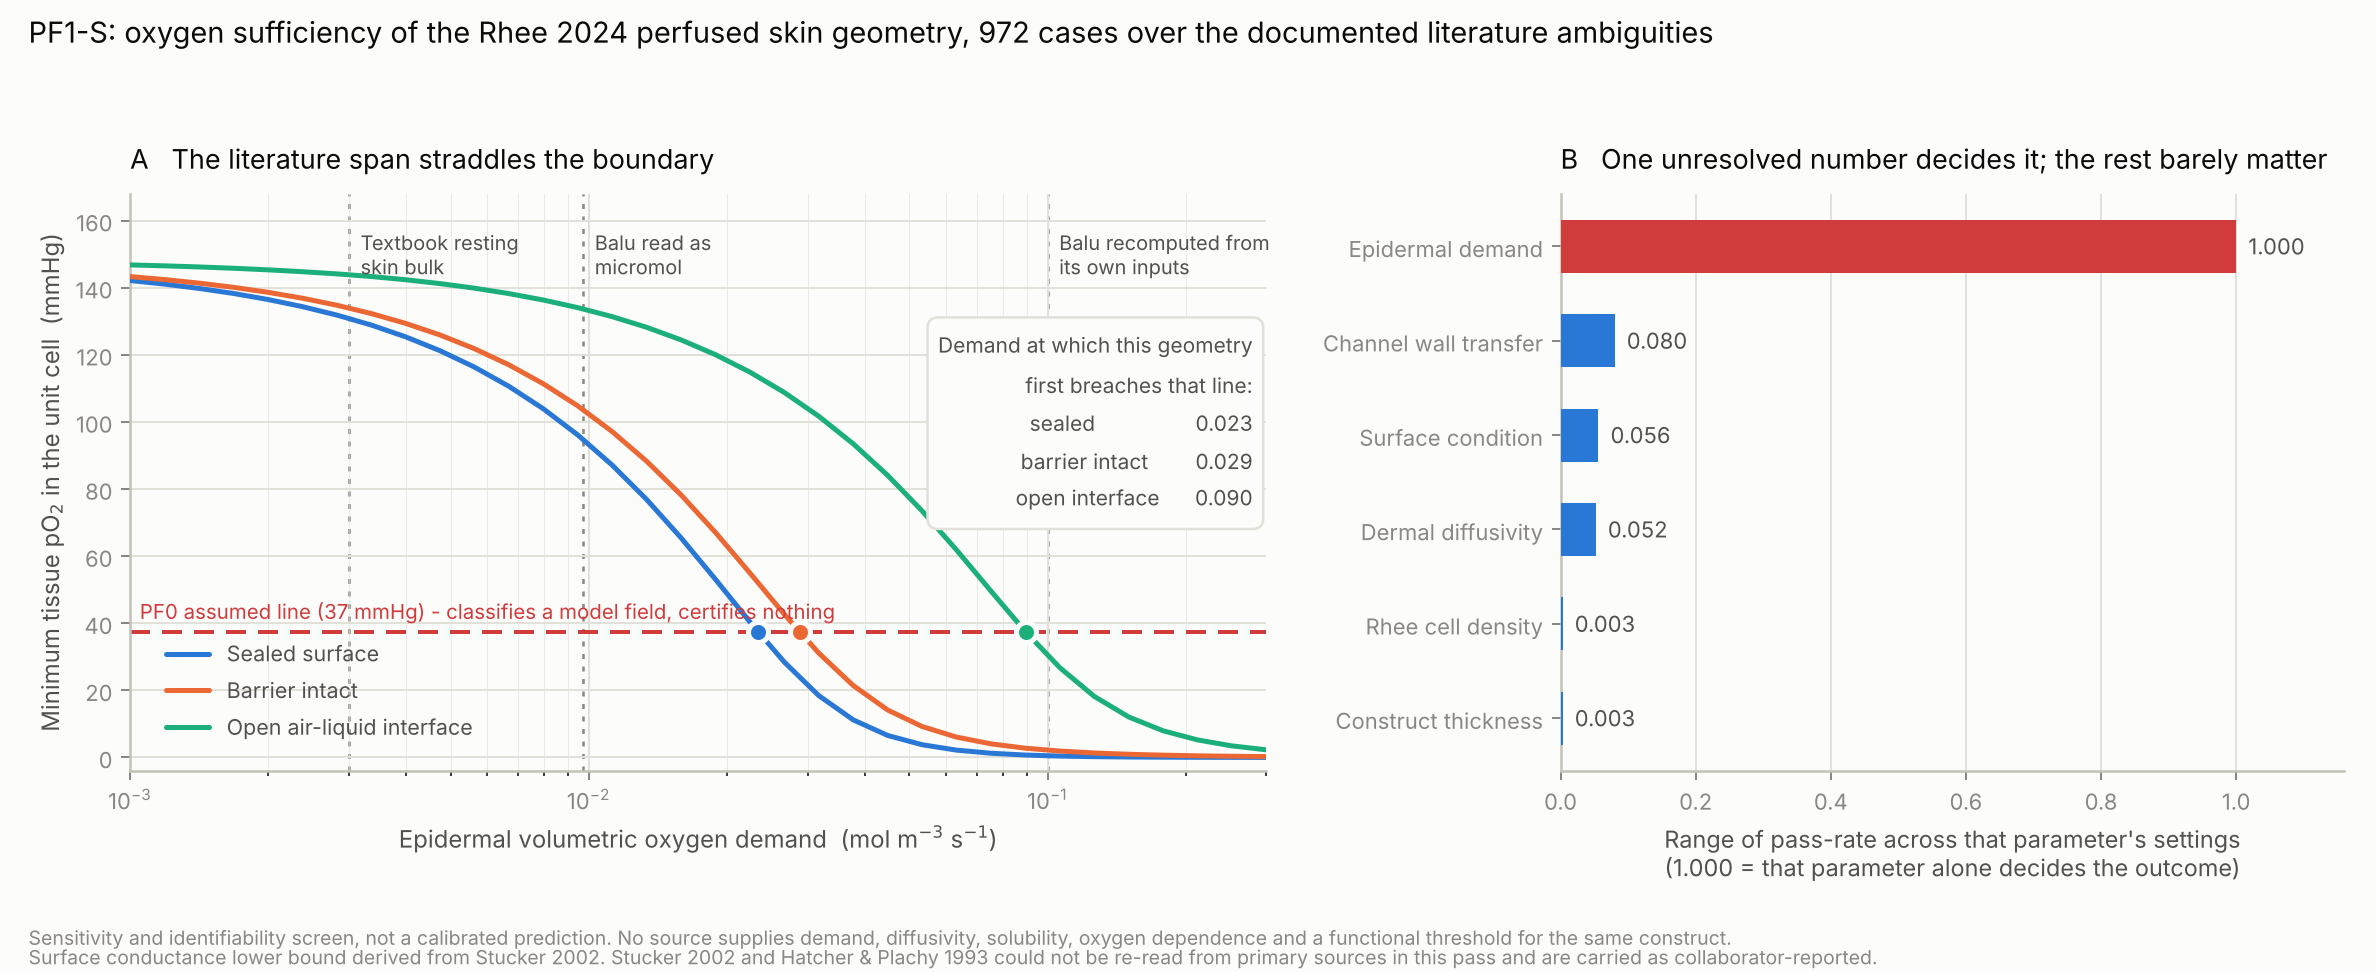

The script that saved this image:
"""
PF1-S figure. Static PNG for the report (no hover/dark-mode layer applies).

Palette: validated categorical slots 1-3 from the reference instance
(#2a78d6 blue, #eb6834 orange, #1baf7a aqua) - all checks PASS on the light
surface under --pairs all; aqua carries a sub-3:1 contrast WARN, so the relief
rule applies and every series is directly labelled as well as legended.

Run:  python3 pf1s_figure.py
"""

from __future__ import annotations

from dataclasses import replace
from pathlib import Path

import numpy as np
import matplotlib
matplotlib.use("Agg")
import matplotlib.pyplot as plt

from pf1s_skin import Case, solve_case, ALPHA_O2, THRESHOLD, P_SURF_LOWER_BOUND, \
    Q_CELL_HDF, D_EPI_DEFAULT, H_EPI_DEFAULT, KM_DEFAULT

ROOT = Path(__file__).resolve().parent

SURFACE_1 = "#fcfcfb"
INK = "#0b0b0b"
INK_2 = "#52514e"
MUTED = "#898781"
GRID = "#e1e0d9"
AXIS = "#c3c2b7"
SERIES = {"Sealed surface": "#2a78d6",
          "Barrier intact": "#eb6834",
          "Open air-liquid interface": "#1baf7a"}
CRITICAL = "#d03b3b"

BASE = Case(q_epi=9.72e-3, q_derm=2e13 * Q_CELL_HDF, D_derm=2.0e-9,
            D_epi=D_EPI_DEFAULT, P_wall=5e-5, P_surf=P_SURF_LOWER_BOUND,
            H=1000e-6, h_epi=H_EPI_DEFAULT, Km=KM_DEFAULT)

SURF_VALUES = {"Sealed surface": 0.0,
               "Barrier intact": P_SURF_LOWER_BOUND,
               "Open air-liquid interface": 1e-3}

READINGS = [
    (3.0e-3, "Textbook resting\nskin bulk"),
    (9.72e-3, "Balu read as\nmicromol"),
    (1.0e-1, "Balu recomputed from\nits own inputs"),
]

AXIS_DECISIVENESS = [
    ("Epidermal demand", 1.000),
    ("Channel wall transfer", 0.080),
    ("Surface condition", 0.056),
    ("Dermal diffusivity", 0.052),
    ("Rhee cell density", 0.003),
    ("Construct thickness", 0.003),
]


def main():
    qs = np.logspace(np.log10(1e-3), np.log10(3e-1), 34)
    curves = {}
    for label, ps in SURF_VALUES.items():
        ys = []
        for q in qs:
            r = solve_case(replace(BASE, q_epi=float(q), P_surf=ps))
            ys.append(r["min_pO2_mmHg"])
        curves[label] = np.array(ys)

    fig, (ax, bx) = plt.subplots(
        1, 2, figsize=(13.2, 5.4), gridspec_kw={"width_ratios": [1.45, 1.0]}
    )
    fig.patch.set_facecolor(SURFACE_1)

    # ---------------- panel A ----------------
    ax.set_facecolor(SURFACE_1)
    for label, ys in curves.items():
        ax.plot(qs, ys, lw=2.0, color=SERIES[label], label=label,
                solid_capstyle="round", zorder=3)

    ax.axhline(THRESHOLD / ALPHA_O2, color=CRITICAL, lw=1.6, ls=(0, (5, 3)),
               zorder=2)
    ax.text(1.05e-3, THRESHOLD / ALPHA_O2 + 2.5,
            "PF0 assumed line (37 mmHg) - classifies a model field, certifies nothing",
            color=CRITICAL, fontsize=8.2, va="bottom", ha="left")

    for q, name in READINGS:
        ax.axvline(q, color=MUTED, lw=1.0, ls=(0, (2, 3)), zorder=1)
        ax.text(q * 1.06, 157, name, rotation=0, fontsize=8.0, color=INK_2,
                va="top", ha="left")

    # Threshold crossings: separated in x, so they label cleanly and also carry
    # the quantitative result. Markers >= 8px. Relief for the sub-3:1 aqua is
    # provided by these labels plus the delivered pf1s_cases.csv table view.
    crossings = {"Sealed surface": 0.02342,
                 "Barrier intact": 0.02883,
                 "Open air-liquid interface": 0.08973}
    for label, qc in crossings.items():
        ax.plot([qc], [THRESHOLD / ALPHA_O2], "o", ms=8, color=SERIES[label],
                markeredgecolor=SURFACE_1, markeredgewidth=2.0, zorder=5)

    ax.text(0.28, 128,
            "Demand at which this geometry\nfirst breaches that line:\n"
            "   sealed                 0.023\n"
            "   barrier intact        0.029\n"
            "   open interface      0.090",
            fontsize=8.4, color=INK_2, va="top", ha="right", linespacing=1.5,
            bbox=dict(boxstyle="round,pad=0.5", facecolor=SURFACE_1,
                      edgecolor=GRID, linewidth=1.0))

    ax.set_xscale("log")
    ax.set_xlabel("Epidermal volumetric oxygen demand  (mol m$^{-3}$ s$^{-1}$)",
                  fontsize=9.6, color=INK_2)
    ax.set_ylabel("Minimum tissue pO$_2$ in the unit cell  (mmHg)",
                  fontsize=9.6, color=INK_2)
    ax.set_ylim(-4, 168)
    ax.set_xlim(1e-3, 3e-1)
    ax.grid(True, which="major", color=GRID, lw=0.8, zorder=0)
    ax.grid(True, which="minor", color=GRID, lw=0.4, alpha=0.6, zorder=0)
    for s in ax.spines.values():
        s.set_color(AXIS); s.set_linewidth(1.0)
    ax.spines["top"].set_visible(False); ax.spines["right"].set_visible(False)
    ax.tick_params(colors=MUTED, labelsize=8.8)
    ax.set_title("A   The literature span straddles the boundary",
                 fontsize=10.8, color=INK, loc="left", pad=10)
    leg = ax.legend(frameon=False, fontsize=8.6, loc="lower left",
                    bbox_to_anchor=(0.015, 0.02))
    for t in leg.get_texts():
        t.set_color(INK_2)

    # ---------------- panel B ----------------
    bx.set_facecolor(SURFACE_1)
    names = [n for n, _ in AXIS_DECISIVENESS][::-1]
    vals = [v for _, v in AXIS_DECISIVENESS][::-1]
    ypos = np.arange(len(names))
    bars = bx.barh(ypos, vals, height=0.56, color="#2a78d6", zorder=3)
    bars[-1].set_color(CRITICAL)
    for b in bars:
        b.set_linewidth(0)
    for y, v in zip(ypos, vals):
        bx.text(v + 0.018, y, f"{v:.3f}", va="center", ha="left",
                fontsize=8.8, color=INK_2)
    bx.set_yticks(ypos)
    bx.set_yticklabels(names, fontsize=9.0, color=INK_2)
    bx.set_xlim(0, 1.16)
    bx.set_xlabel("Range of pass-rate across that parameter's settings\n"
                  "(1.000 = that parameter alone decides the outcome)",
                  fontsize=9.4, color=INK_2)
    bx.grid(True, axis="x", color=GRID, lw=0.8, zorder=0)
    for s in bx.spines.values():
        s.set_color(AXIS); s.set_linewidth(1.0)
    bx.spines["top"].set_visible(False); bx.spines["right"].set_visible(False)
    bx.tick_params(colors=MUTED, labelsize=8.8)
    bx.set_title("B   One unresolved number decides it; the rest barely matter",
                 fontsize=10.8, color=INK, loc="left", pad=10)

    fig.suptitle(
        "PF1-S: oxygen sufficiency of the Rhee 2024 perfused skin geometry, "
        "972 cases over the documented literature ambiguities",
        fontsize=11.6, color=INK, x=0.012, ha="left", y=0.985,
    )
    fig.text(0.012, 0.028,
             "Sensitivity and identifiability screen, not a calibrated prediction. No source supplies demand, "
             "diffusivity, solubility, oxygen dependence and a functional threshold for the same construct.",
             fontsize=7.8, color=MUTED, ha="left")
    fig.text(0.012, 0.008,
             "Surface conductance lower bound derived from Stucker 2002. Stucker 2002 and Hatcher & Plachy 1993 "
             "could not be re-read from primary sources in this pass and are carried as collaborator-reported.",
             fontsize=7.8, color=MUTED, ha="left")

    fig.tight_layout(rect=[0.004, 0.065, 0.998, 0.945])
    fig.savefig(ROOT / "pf1s_figure.png", dpi=180, facecolor=SURFACE_1)
    plt.close(fig)
    print("wrote pf1s_figure.png")


if __name__ == "__main__":
    main()
